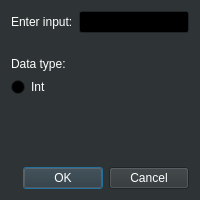
<?xml version="1.0" encoding="UTF-8"?>
<ui version="4.0">
 <class>AddUnit</class>
 <widget class="QDialog" name="AddUnit">
  <property name="geometry">
   <rect>
    <x>0</x>
    <y>0</y>
    <width>200</width>
    <height>200</height>
   </rect>
  </property>
  <property name="palette">
   <palette>
    <active>
     <colorrole role="WindowText">
      <brush brushstyle="SolidPattern">
       <color alpha="255">
        <red>255</red>
        <green>255</green>
        <blue>255</blue>
       </color>
      </brush>
     </colorrole>
     <colorrole role="Button">
      <brush brushstyle="SolidPattern">
       <color alpha="255">
        <red>46</red>
        <green>52</green>
        <blue>54</blue>
       </color>
      </brush>
     </colorrole>
     <colorrole role="Light">
      <brush brushstyle="SolidPattern">
       <color alpha="255">
        <red>69</red>
        <green>78</green>
        <blue>81</blue>
       </color>
      </brush>
     </colorrole>
     <colorrole role="Midlight">
      <brush brushstyle="SolidPattern">
       <color alpha="255">
        <red>57</red>
        <green>65</green>
        <blue>67</blue>
       </color>
      </brush>
     </colorrole>
     <colorrole role="Dark">
      <brush brushstyle="SolidPattern">
       <color alpha="255">
        <red>23</red>
        <green>26</green>
        <blue>27</blue>
       </color>
      </brush>
     </colorrole>
     <colorrole role="Mid">
      <brush brushstyle="SolidPattern">
       <color alpha="255">
        <red>30</red>
        <green>34</green>
        <blue>36</blue>
       </color>
      </brush>
     </colorrole>
     <colorrole role="Text">
      <brush brushstyle="SolidPattern">
       <color alpha="255">
        <red>255</red>
        <green>255</green>
        <blue>255</blue>
       </color>
      </brush>
     </colorrole>
     <colorrole role="BrightText">
      <brush brushstyle="SolidPattern">
       <color alpha="255">
        <red>255</red>
        <green>255</green>
        <blue>255</blue>
       </color>
      </brush>
     </colorrole>
     <colorrole role="ButtonText">
      <brush brushstyle="SolidPattern">
       <color alpha="255">
        <red>255</red>
        <green>255</green>
        <blue>255</blue>
       </color>
      </brush>
     </colorrole>
     <colorrole role="Base">
      <brush brushstyle="SolidPattern">
       <color alpha="255">
        <red>0</red>
        <green>0</green>
        <blue>0</blue>
       </color>
      </brush>
     </colorrole>
     <colorrole role="Window">
      <brush brushstyle="SolidPattern">
       <color alpha="255">
        <red>46</red>
        <green>52</green>
        <blue>54</blue>
       </color>
      </brush>
     </colorrole>
     <colorrole role="Shadow">
      <brush brushstyle="SolidPattern">
       <color alpha="255">
        <red>0</red>
        <green>0</green>
        <blue>0</blue>
       </color>
      </brush>
     </colorrole>
     <colorrole role="AlternateBase">
      <brush brushstyle="SolidPattern">
       <color alpha="255">
        <red>23</red>
        <green>26</green>
        <blue>27</blue>
       </color>
      </brush>
     </colorrole>
     <colorrole role="ToolTipBase">
      <brush brushstyle="SolidPattern">
       <color alpha="255">
        <red>255</red>
        <green>255</green>
        <blue>220</blue>
       </color>
      </brush>
     </colorrole>
     <colorrole role="ToolTipText">
      <brush brushstyle="SolidPattern">
       <color alpha="255">
        <red>0</red>
        <green>0</green>
        <blue>0</blue>
       </color>
      </brush>
     </colorrole>
    </active>
    <inactive>
     <colorrole role="WindowText">
      <brush brushstyle="SolidPattern">
       <color alpha="255">
        <red>255</red>
        <green>255</green>
        <blue>255</blue>
       </color>
      </brush>
     </colorrole>
     <colorrole role="Button">
      <brush brushstyle="SolidPattern">
       <color alpha="255">
        <red>46</red>
        <green>52</green>
        <blue>54</blue>
       </color>
      </brush>
     </colorrole>
     <colorrole role="Light">
      <brush brushstyle="SolidPattern">
       <color alpha="255">
        <red>69</red>
        <green>78</green>
        <blue>81</blue>
       </color>
      </brush>
     </colorrole>
     <colorrole role="Midlight">
      <brush brushstyle="SolidPattern">
       <color alpha="255">
        <red>57</red>
        <green>65</green>
        <blue>67</blue>
       </color>
      </brush>
     </colorrole>
     <colorrole role="Dark">
      <brush brushstyle="SolidPattern">
       <color alpha="255">
        <red>23</red>
        <green>26</green>
        <blue>27</blue>
       </color>
      </brush>
     </colorrole>
     <colorrole role="Mid">
      <brush brushstyle="SolidPattern">
       <color alpha="255">
        <red>30</red>
        <green>34</green>
        <blue>36</blue>
       </color>
      </brush>
     </colorrole>
     <colorrole role="Text">
      <brush brushstyle="SolidPattern">
       <color alpha="255">
        <red>255</red>
        <green>255</green>
        <blue>255</blue>
       </color>
      </brush>
     </colorrole>
     <colorrole role="BrightText">
      <brush brushstyle="SolidPattern">
       <color alpha="255">
        <red>255</red>
        <green>255</green>
        <blue>255</blue>
       </color>
      </brush>
     </colorrole>
     <colorrole role="ButtonText">
      <brush brushstyle="SolidPattern">
       <color alpha="255">
        <red>255</red>
        <green>255</green>
        <blue>255</blue>
       </color>
      </brush>
     </colorrole>
     <colorrole role="Base">
      <brush brushstyle="SolidPattern">
       <color alpha="255">
        <red>0</red>
        <green>0</green>
        <blue>0</blue>
       </color>
      </brush>
     </colorrole>
     <colorrole role="Window">
      <brush brushstyle="SolidPattern">
       <color alpha="255">
        <red>46</red>
        <green>52</green>
        <blue>54</blue>
       </color>
      </brush>
     </colorrole>
     <colorrole role="Shadow">
      <brush brushstyle="SolidPattern">
       <color alpha="255">
        <red>0</red>
        <green>0</green>
        <blue>0</blue>
       </color>
      </brush>
     </colorrole>
     <colorrole role="AlternateBase">
      <brush brushstyle="SolidPattern">
       <color alpha="255">
        <red>23</red>
        <green>26</green>
        <blue>27</blue>
       </color>
      </brush>
     </colorrole>
     <colorrole role="ToolTipBase">
      <brush brushstyle="SolidPattern">
       <color alpha="255">
        <red>255</red>
        <green>255</green>
        <blue>220</blue>
       </color>
      </brush>
     </colorrole>
     <colorrole role="ToolTipText">
      <brush brushstyle="SolidPattern">
       <color alpha="255">
        <red>0</red>
        <green>0</green>
        <blue>0</blue>
       </color>
      </brush>
     </colorrole>
    </inactive>
    <disabled>
     <colorrole role="WindowText">
      <brush brushstyle="SolidPattern">
       <color alpha="255">
        <red>23</red>
        <green>26</green>
        <blue>27</blue>
       </color>
      </brush>
     </colorrole>
     <colorrole role="Button">
      <brush brushstyle="SolidPattern">
       <color alpha="255">
        <red>46</red>
        <green>52</green>
        <blue>54</blue>
       </color>
      </brush>
     </colorrole>
     <colorrole role="Light">
      <brush brushstyle="SolidPattern">
       <color alpha="255">
        <red>69</red>
        <green>78</green>
        <blue>81</blue>
       </color>
      </brush>
     </colorrole>
     <colorrole role="Midlight">
      <brush brushstyle="SolidPattern">
       <color alpha="255">
        <red>57</red>
        <green>65</green>
        <blue>67</blue>
       </color>
      </brush>
     </colorrole>
     <colorrole role="Dark">
      <brush brushstyle="SolidPattern">
       <color alpha="255">
        <red>23</red>
        <green>26</green>
        <blue>27</blue>
       </color>
      </brush>
     </colorrole>
     <colorrole role="Mid">
      <brush brushstyle="SolidPattern">
       <color alpha="255">
        <red>30</red>
        <green>34</green>
        <blue>36</blue>
       </color>
      </brush>
     </colorrole>
     <colorrole role="Text">
      <brush brushstyle="SolidPattern">
       <color alpha="255">
        <red>23</red>
        <green>26</green>
        <blue>27</blue>
       </color>
      </brush>
     </colorrole>
     <colorrole role="BrightText">
      <brush brushstyle="SolidPattern">
       <color alpha="255">
        <red>255</red>
        <green>255</green>
        <blue>255</blue>
       </color>
      </brush>
     </colorrole>
     <colorrole role="ButtonText">
      <brush brushstyle="SolidPattern">
       <color alpha="255">
        <red>23</red>
        <green>26</green>
        <blue>27</blue>
       </color>
      </brush>
     </colorrole>
     <colorrole role="Base">
      <brush brushstyle="SolidPattern">
       <color alpha="255">
        <red>46</red>
        <green>52</green>
        <blue>54</blue>
       </color>
      </brush>
     </colorrole>
     <colorrole role="Window">
      <brush brushstyle="SolidPattern">
       <color alpha="255">
        <red>46</red>
        <green>52</green>
        <blue>54</blue>
       </color>
      </brush>
     </colorrole>
     <colorrole role="Shadow">
      <brush brushstyle="SolidPattern">
       <color alpha="255">
        <red>0</red>
        <green>0</green>
        <blue>0</blue>
       </color>
      </brush>
     </colorrole>
     <colorrole role="AlternateBase">
      <brush brushstyle="SolidPattern">
       <color alpha="255">
        <red>46</red>
        <green>52</green>
        <blue>54</blue>
       </color>
      </brush>
     </colorrole>
     <colorrole role="ToolTipBase">
      <brush brushstyle="SolidPattern">
       <color alpha="255">
        <red>255</red>
        <green>255</green>
        <blue>220</blue>
       </color>
      </brush>
     </colorrole>
     <colorrole role="ToolTipText">
      <brush brushstyle="SolidPattern">
       <color alpha="255">
        <red>0</red>
        <green>0</green>
        <blue>0</blue>
       </color>
      </brush>
     </colorrole>
    </disabled>
   </palette>
  </property>
  <property name="windowTitle">
   <string>Dialog</string>
  </property>
  <layout class="QVBoxLayout" name="verticalLayout">
   <item>
    <layout class="QHBoxLayout" name="horizontalLayout">
     <item>
      <widget class="QLabel" name="label">
       <property name="text">
        <string>Enter input:</string>
       </property>
      </widget>
     </item>
     <item>
      <widget class="QLineEdit" name="InputField"/>
     </item>
    </layout>
   </item>
   <item>
    <spacer name="verticalSpacer_2">
     <property name="orientation">
      <enum>Qt::Vertical</enum>
     </property>
     <property name="sizeType">
      <enum>QSizePolicy::Fixed</enum>
     </property>
     <property name="sizeHint" stdset="0">
      <size>
       <width>20</width>
       <height>18</height>
      </size>
     </property>
    </spacer>
   </item>
   <item>
    <widget class="QLabel" name="label_2">
     <property name="text">
      <string>Data type:</string>
     </property>
    </widget>
   </item>
   <item>
    <widget class="QRadioButton" name="RadioDataTypeInt">
     <property name="text">
      <string>Int</string>
     </property>
     <property name="checked">
      <bool>false</bool>
     </property>
    </widget>
   </item>
   <item>
    <spacer name="verticalSpacer">
     <property name="orientation">
      <enum>Qt::Vertical</enum>
     </property>
     <property name="sizeHint" stdset="0">
      <size>
       <width>20</width>
       <height>36</height>
      </size>
     </property>
    </spacer>
   </item>
   <item>
    <widget class="QDialogButtonBox" name="buttonBox">
     <property name="orientation">
      <enum>Qt::Horizontal</enum>
     </property>
     <property name="standardButtons">
      <set>QDialogButtonBox::Cancel|QDialogButtonBox::Ok</set>
     </property>
    </widget>
   </item>
  </layout>
 </widget>
 <resources/>
 <connections>
  <connection>
   <sender>buttonBox</sender>
   <signal>accepted()</signal>
   <receiver>AddUnit</receiver>
   <slot>accept()</slot>
   <hints>
    <hint type="sourcelabel">
     <x>248</x>
     <y>254</y>
    </hint>
    <hint type="destinationlabel">
     <x>157</x>
     <y>274</y>
    </hint>
   </hints>
  </connection>
  <connection>
   <sender>buttonBox</sender>
   <signal>rejected()</signal>
   <receiver>AddUnit</receiver>
   <slot>reject()</slot>
   <hints>
    <hint type="sourcelabel">
     <x>316</x>
     <y>260</y>
    </hint>
    <hint type="destinationlabel">
     <x>286</x>
     <y>274</y>
    </hint>
   </hints>
  </connection>
 </connections>
</ui>
